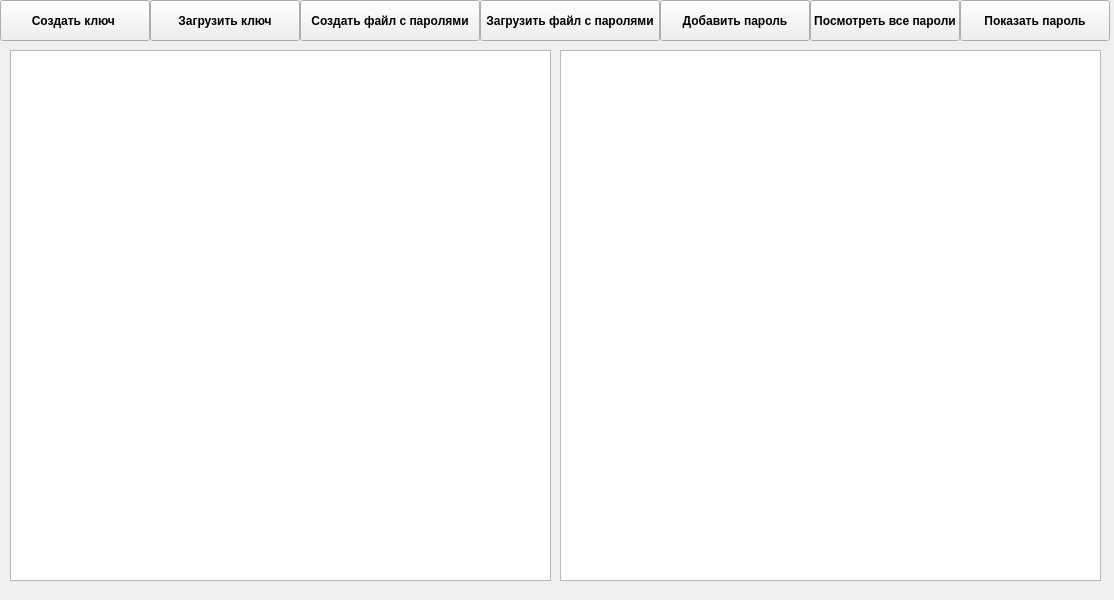
<?xml version="1.0" encoding="UTF-8"?>
<ui version="4.0">
 <class>password_manager_window</class>
 <widget class="QMainWindow" name="password_manager_window">
  <property name="geometry">
   <rect>
    <x>0</x>
    <y>0</y>
    <width>1114</width>
    <height>600</height>
   </rect>
  </property>
  <property name="minimumSize">
   <size>
    <width>1114</width>
    <height>600</height>
   </size>
  </property>
  <property name="maximumSize">
   <size>
    <width>1114</width>
    <height>600</height>
   </size>
  </property>
  <property name="windowTitle">
   <string>MainWindow</string>
  </property>
  <widget class="QWidget" name="centralwidget">
   <widget class="QPushButton" name="create_key_file">
    <property name="geometry">
     <rect>
      <x>0</x>
      <y>0</y>
      <width>150</width>
      <height>41</height>
     </rect>
    </property>
    <property name="font">
     <font>
      <weight>75</weight>
      <bold>true</bold>
     </font>
    </property>
    <property name="text">
     <string>Создать ключ </string>
    </property>
   </widget>
   <widget class="QPushButton" name="load_key_file">
    <property name="geometry">
     <rect>
      <x>150</x>
      <y>0</y>
      <width>150</width>
      <height>41</height>
     </rect>
    </property>
    <property name="font">
     <font>
      <weight>75</weight>
      <bold>true</bold>
     </font>
    </property>
    <property name="text">
     <string>Загрузить ключ</string>
    </property>
   </widget>
   <widget class="QPushButton" name="create_pass_file">
    <property name="geometry">
     <rect>
      <x>300</x>
      <y>0</y>
      <width>180</width>
      <height>41</height>
     </rect>
    </property>
    <property name="font">
     <font>
      <weight>75</weight>
      <bold>true</bold>
     </font>
    </property>
    <property name="text">
     <string>Создать файл с паролями</string>
    </property>
   </widget>
   <widget class="QPushButton" name="load_pass_file">
    <property name="geometry">
     <rect>
      <x>480</x>
      <y>0</y>
      <width>180</width>
      <height>41</height>
     </rect>
    </property>
    <property name="font">
     <font>
      <weight>75</weight>
      <bold>true</bold>
     </font>
    </property>
    <property name="text">
     <string>Загрузить файл с паролями</string>
    </property>
   </widget>
   <widget class="QPushButton" name="add_pass">
    <property name="geometry">
     <rect>
      <x>660</x>
      <y>0</y>
      <width>150</width>
      <height>41</height>
     </rect>
    </property>
    <property name="font">
     <font>
      <weight>75</weight>
      <bold>true</bold>
     </font>
    </property>
    <property name="text">
     <string>Добавить пароль</string>
    </property>
   </widget>
   <widget class="QPushButton" name="watch_passs">
    <property name="geometry">
     <rect>
      <x>810</x>
      <y>0</y>
      <width>150</width>
      <height>41</height>
     </rect>
    </property>
    <property name="font">
     <font>
      <weight>75</weight>
      <bold>true</bold>
     </font>
    </property>
    <property name="text">
     <string>Посмотреть все пароли</string>
    </property>
   </widget>
   <widget class="QPushButton" name="watch_pass">
    <property name="geometry">
     <rect>
      <x>960</x>
      <y>0</y>
      <width>150</width>
      <height>41</height>
     </rect>
    </property>
    <property name="font">
     <font>
      <weight>75</weight>
      <bold>true</bold>
     </font>
    </property>
    <property name="text">
     <string>Показать пароль</string>
    </property>
   </widget>
   <widget class="QPlainTextEdit" name="plainTextEdit">
    <property name="geometry">
     <rect>
      <x>10</x>
      <y>50</y>
      <width>541</width>
      <height>531</height>
     </rect>
    </property>
    <property name="readOnly">
     <bool>true</bool>
    </property>
   </widget>
   <widget class="QTextEdit" name="textEdit">
    <property name="geometry">
     <rect>
      <x>560</x>
      <y>50</y>
      <width>541</width>
      <height>531</height>
     </rect>
    </property>
    <property name="readOnly">
     <bool>true</bool>
    </property>
   </widget>
  </widget>
 </widget>
 <resources/>
 <connections/>
</ui>
